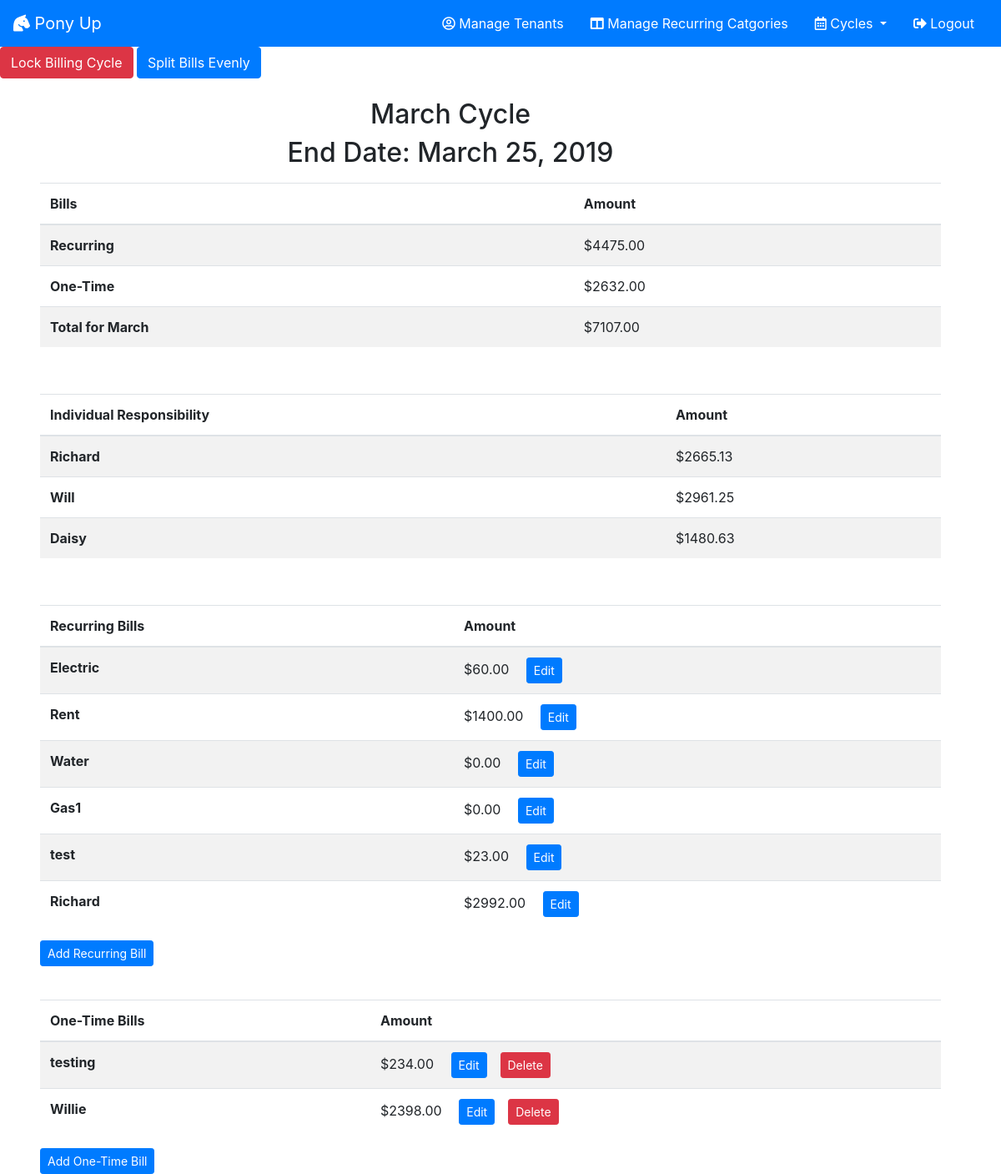
The page /cycleDetail/49 (signed in) on the database its author committed.
### cycles/models.py (models this page shows, shortened)
class Cycle(models.Model):
    name = models.CharField(max_length=100)
    inactive = models.BooleanField(default=None, null=False)
    endDate = models.DateField(default=None)
    split = models.IntegerField(default=0)

class Tenant(models.Model):
    name =  models.CharField(max_length=100)
    income = models.DecimalField(max_digits=9, decimal_places=2)
    manager = models.ForeignKey(User, on_delete=models.CASCADE)
    deletedOn = models.DateField(default=None, null=True)
    cycle = models.ManyToManyField("Cycle", through='tenantCycle')

class Bills(models.Model):
    name = models.CharField(max_length=100)
    amount = models.DecimalField(max_digits=9, decimal_places=2)
    recurring = models.BooleanField(default=None, null=False)
    cycle = models.ForeignKey(Cycle, on_delete=models.CASCADE)

### cycles/views/cyclelist.py (the view)
# urls.py: path('cycleDetail/<int:cycle_id>', views.cycleDetail, name='cycleDetail'),
def cycleDetail(request, cycle_id):
    managerId = request.user.id
    recurringBills = Bills.objects.filter(recurring=1, cycle=cycle_id)
    recurringBillsDue = Bills.objects.filter(
        recurring=1, cycle=cycle_id).aggregate(Sum('amount'))
    oneTimeBills = Bills.objects.filter(recurring=0, cycle=cycle_id)
    oneTimeBillsDue = Bills.objects.filter(
        recurring=0, cycle=cycle_id).aggregate(Sum('amount'))
    cycle = get_object_or_404(Cycle, pk=cycle_id)
    allBillsDue = Bills.objects.filter(cycle=cycle_id).aggregate(Sum('amount'))
    allBillsDueInt = allBillsDue['amount__sum']
    tenants = Tenant.objects.filter(deletedOn=None, pk=managerId)
    currentTenants = Tenant.objects.filter(cycle=cycle_id)
    currentTenantsIncome = Tenant.objects.filter(
        cycle=cycle_id).aggregate(Sum('income'))
    currentTenantsIncomeInt = currentTenantsIncome['income__sum']
    percentAmtDueSplit = dict()
    duePerTenant = list()
    numberOfTenants = Tenant.objects.filter(cycle=cycle_id).count()
    if allBillsDueInt == None:
        allBillsDueInt = 0
    if cycle.split == 0:
        for tenant in currentTenants:
            if numberOfTenants == 1:
                duePerTenant = allBillsDueInt
            else:
                duePerTenant = allBillsDueInt/numberOfTenants
    elif cycle.split == 1:
        for tenant in currentTenants:
            tenantName = tenant.name
            incomePercent = tenant.income/currentTenantsIncomeInt
            percentAmtDue = allBillsDueInt*incomePercent
            percentAmtDueSplit[tenantName] = percentAmtDue
    context = {'recurringBills': recurringBills, 'recurringBillsDue': recurringBillsDue, 'allBillsDue': allBillsDue, 'oneTimeBillsDue': oneTimeBillsDue,
               'oneTimeBills': oneTimeBills, 'cycle': cycle, 'tenants': tenants, 'currentTenants': currentTenants, 'duePerTenant': duePerTenant, 'percentAmtDue': percentAmtDueSplit}
    return render(request, 'cycles/cycleDetail.html', context)

### cycles/templates/cycles/cycleDetail.html (shortened to what this page needs)
{% extends "cycles/index.html" %}
{% block content %}
<div class="maxWidth">
    {% if cycle.inactive == 0 %}
    <a href="{% url 'cycles:cycleLock' cycle.id %}"><button class="btn btn-danger btn-md">Lock Billing
            Cycle</button></a>
    {% endif %}
    {% if cycle.split == 1 %}
    <a href="{% url 'cycles:percentSplit' cycle.id %}"><button class="btn btn-primary btn-md">Split Bills
            Evenly</button></a>
    {% endif %}
    <br>
    <br>
    <h2 class='mx-5 center'>{{ cycle.name }} Cycle</h2>
    <h2 class='mx-5 center'>End Date: {{ cycle.endDate }}</h2>
    {% if cycle.split == 1 %}
    <table class="table table-striped mx-5 mt-3">
        <thead>
            <tr>
                <th scope="col">Bills</th>
                <th scope="col">Amount</th>
            </tr>
        </thead>
        <tbody>
            <tr>
                <th scope="row">Recurring</th>
                <td>${{ recurringBillsDue.amount__sum|floatformat:2 }}</td>
            </tr>
            <tr>
                <th scope="row">One-Time</th>
                <td>${{ oneTimeBillsDue.amount__sum|floatformat:2 }}</td>
            </tr>
            <tr>
                <th scope="row">Total for {{ cycle.name }}</th>
                <td>${{ allBillsDue.amount__sum|floatformat:2 }}</td>
            </tr>
        </tbody>
    </table>
    <br>
    <table class="table table-striped mx-5 mt-3">
        <thead>
            <tr>
                <th scope="col">Individual Responsibility</th>
                <th scope="col">Amount</th>
            </tr>
        </thead>
        <tbody>
            {% for tenant, due in percentAmtDue.items %}
            <tr>
                <th scope="row">{{ tenant }}</th>
                <td>${{ due|floatformat:2 }}</td>
            </tr>
            {% endfor %}
        </tbody>
    </table>
    {% endif %}
    <br>
    {% if cycle.inactive == 0 %}
    <table class="table table-striped mx-5 mt-3">
        <thead>
            <tr>
                <th scope="col">Recurring Bills</th>
                <th scope="col">Amount</th>
            </tr>
        </thead>
        <tbody>
            {% for bill in recurringBills%}
            <tr>
                <th scope="row">{{ bill.name }}</th>
                <td>${{ bill.amount }} <a href="{% url 'cycles:editBillForm' bill.id %}"><button
                            class="btn btn-primary btn-sm ml-3">Edit</button></a></td>
            </tr>
            {% endfor %}
        </tbody>
    </table>
    <a href="{% url 'cycles:addRecurringFormDetail' cycle.id %}"><button class="btn btn-primary btn-sm mx-5">Add
            Recurring
            Bill</button></a>
    <br>
    <br>
    <table class="table table-striped mx-5 mt-3">
        <thead>
            <tr>
                <th scope="col">One-Time Bills</th>
                <th scope="col">Amount</th>
            </tr>
        </thead>
        <tbody>
            {% for bill in oneTimeBills%}
            <tr>
                <th scope="row">{{ bill.name }}</th>
                <td>${{ bill.amount }} <a href="{% url 'cycles:editBillForm' bill.id %}"><button
                            class="btn btn-primary btn-sm ml-3">Edit</button></a><a
                        href="{% url 'cycles:deleteBill' bill.id %}"><button
                            class="btn btn-danger btn-sm ml-3">Delete</button></a></td>
            </tr>
            {% endfor %}
        </tbody>
    </table>
    <a href="{% url 'cycles:addOneTimeForm' cycle.id %}"><button class="btn btn-primary btn-sm mx-5">Add One-Time
            Bill</button></a>
    <br>
    {% endif %}
</div>
{% endblock %}

### cycles/static/cycles/index.css (style rules this page uses)
.center { text-align: center; }
.maxWidth { max-width: 90%; }

### rows shown on the page
Tenant: percentAmtDue "Richard"
Tenant: percentAmtDue "Will"
Tenant: percentAmtDue "Daisy"
Bills: name "Electric", amount "60.00"
Bills: name "Rent", amount "1400.00"
Bills: name "Water", amount "0.00"
Bills: name "Gas1", amount "0.00"
Bills: name "test", amount "23.00"
Bills: name "Richard", amount "2992.00"
Bills: name "testing", amount "234.00"
Bills: name "Willie", amount "2398.00"

### other values the page prints
{{ recurringBillsDue.amount__sum|floatformat:2 }} "4475.00"
{{ oneTimeBillsDue.amount__sum|floatformat:2 }} "2632.00"
{{ allBillsDue.amount__sum|floatformat:2 }} "7107.00"
{{ due|floatformat:2 }} "2665.13" "2961.25" "1480.63"
